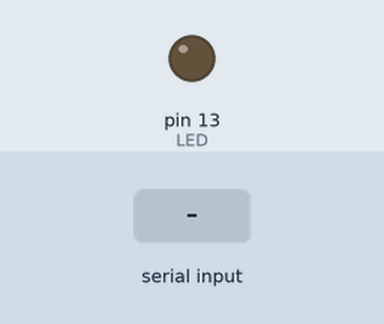
Simulated run of this sketch. Board: Arduino Uno, built with avr-gcc and run on an emulated ATmega328P. Shown: output pins drawn as LEDs (lit = HIGH). Inputs (shaded band) come from the test bench.

Above: at 1.2 s.
1.3 s: "1" received over Serial
At 1.8 s:
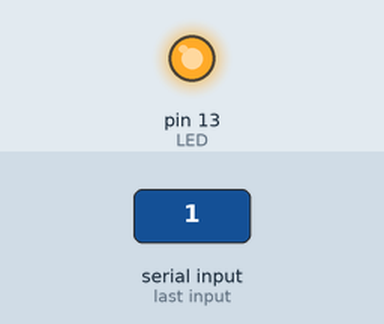
2.8 s: "0" received over Serial
At 4.1 s:
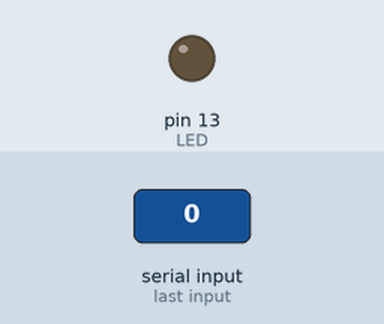
Timing chart, 0 to 5.8 s (numbered marks = the images above; inputs shaded):
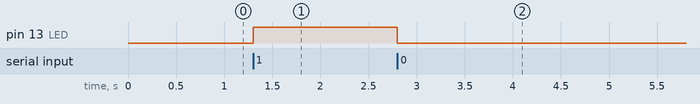

The sketch:

Bluethooth.ino
```cpp
int LED = 13;

void setup()
{
  Serial.begin(9600);
  pinMode(LED, OUTPUT);
}

void loop() {
  if (Serial.available()) {
    int value = Serial.read();
    if (value == '1') digitalWrite(LED, HIGH);
    else if (value == '0') digitalWrite(LED, LOW);
  }
}
```

Measured:
- after the input at 1.3 s, pin 13 (LED): LOW → HIGH at once
- after the input at 2.8 s, pin 13 (LED): HIGH → LOW at once
